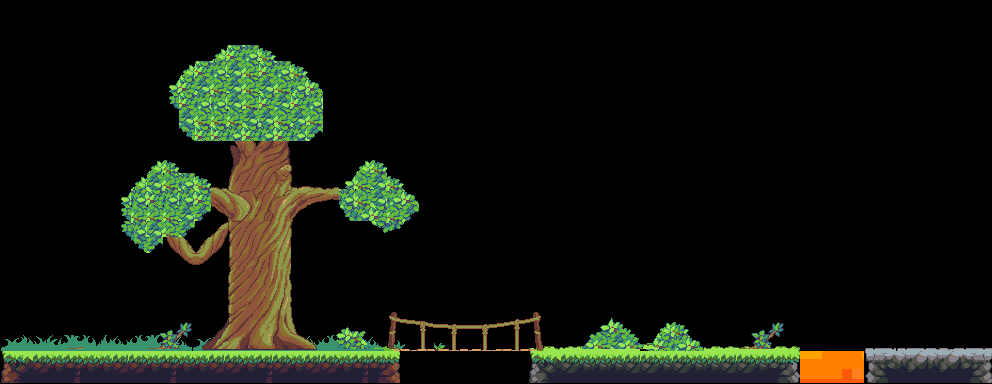

Tiled map render using the project's own tile images. Description and the map definition, with tile-layer contents summarised, below:
An orthogonal 62x24 tile map with 16x16 px tiles, 2 tile layers (front, t0), 2 tilesets and 25 objects (12x coins, 5x ground, lava, Hero).

<map version="1.9" tiledversion="1.9.2" orientation="orthogonal" renderorder="right-down" width="62" height="24" tilewidth="16" tileheight="16" infinite="0" nextlayerid="7" nextobjectid="39">
 <tileset firstgid="1" name="SeekPng.com_jungle-png_1112550" tilewidth="16" tileheight="16" tilecount="1540" columns="55">
  <image source="SeekPng.com_jungle-png_1112550.png" width="885" height="460" />
 </tileset>
 <tileset firstgid="1541" name="NicePng_lava-png_2334439" tilewidth="16" tileheight="16" tilecount="460" columns="46">
  <image source="NicePng_lava-png_2334439.png" width="750" height="160" />
 </tileset>
 <layer id="1" name="front" width="62" height="24" offsetx="0" offsety="47">
  <data>[1488 cells, 195 non-empty, 110 distinct tile ids]</data>
 </layer>
 <objectgroup id="3" name="dyn">
  <object id="1" name="coins" x="315.333" y="167.5" width="17.3333" height="16.5">
   <properties>
    <property name="BodyType" value="DynamicBody" />
    <property name="friction" type="float" value="0" />
    <property name="gravityScale" type="float" value="1" />
    <property name="restitution" type="float" value="0.25" />
   </properties>
  </object>
  <object id="6" name="coins" x="671.667" y="136.167" width="18" height="20">
   <properties>
    <property name="BodyType" value="DynamicBody" />
    <property name="friction" type="float" value="0" />
    <property name="gravityScale" type="float" value="1" />
    <property name="restitution" type="float" value="0.25" />
   </properties>
  </object>
  <object id="7" name="coins" x="586.333" y="56.8333" width="15.1667" height="12.6667">
   <properties>
    <property name="BodyType" value="DynamicBody" />
    <property name="friction" type="float" value="0" />
    <property name="gravityScale" type="float" value="1" />
    <property name="restitution" type="float" value="0.25" />
   </properties>
  </object>
  <object id="8" name="coins" x="301" y="10.5" width="24.6667" height="20.3333">
   <properties>
    <property name="BodyType" value="DynamicBody" />
    <property name="friction" type="float" value="0" />
    <property name="gravityScale" type="float" value="1" />
    <property name="restitution" type="float" value="0.25" />
   </properties>
  </object>
  <object id="9" name="coins" x="29" y="49.1667" width="26" height="25.6667">
   <properties>
    <property name="BodyType" value="DynamicBody" />
    <property name="friction" type="float" value="0" />
    <property name="gravityScale" type="float" value="1" />
    <property name="restitution" type="float" value="0.25" />
   </properties>
  </object>
  <object id="10" name="coins" x="132.909" y="126.546" width="15.1667" height="16.8333">
   <properties>
    <property name="BodyType" value="DynamicBody" />
    <property name="friction" type="float" value="0" />
    <property name="gravityScale" type="float" value="1" />
    <property name="restitution" type="float" value="0.25" />
   </properties>
  </object>
  <object id="11" name="coins" x="143" y="103.333" width="14" height="14.8333">
   <properties>
    <property name="BodyType" value="DynamicBody" />
    <property name="friction" type="float" value="0" />
    <property name="gravityScale" type="float" value="1" />
    <property name="restitution" type="float" value="0.25" />
   </properties>
  </object>
  <object id="12" name="coins" x="329" y="95.1667" width="23" height="25">
   <properties>
    <property name="BodyType" value="DynamicBody" />
    <property name="friction" type="float" value="0" />
    <property name="gravityScale" type="float" value="1" />
    <property name="restitution" type="float" value="0.25" />
   </properties>
  </object>
  <object id="13" name="coins" x="275.969" y="35.3485" width="14.5" height="13">
   <properties>
    <property name="BodyType" value="DynamicBody" />
    <property name="friction" type="float" value="0" />
    <property name="gravityScale" type="float" value="1" />
    <property name="restitution" type="float" value="0.25" />
   </properties>
  </object>
  <object id="14" name="coins" x="487.833" y="9.00002" width="13" height="12.6667">
   <properties>
    <property name="BodyType" value="DynamicBody" />
    <property name="friction" type="float" value="0" />
    <property name="gravityScale" type="float" value="1" />
    <property name="restitution" type="float" value="0.25" />
   </properties>
  </object>
  <object id="15" name="coins" x="622.333" y="46.5" width="18.1667" height="16.3333">
   <properties>
    <property name="BodyType" value="DynamicBody" />
    <property name="friction" type="float" value="0" />
    <property name="gravityScale" type="float" value="1" />
    <property name="restitution" type="float" value="0.25" />
   </properties>
  </object>
  <object id="16" name="coins" x="575.833" y="4.50002" width="16" height="13.8333">
   <properties>
    <property name="BodyType" value="DynamicBody" />
    <property name="friction" type="float" value="0" />
    <property name="gravityScale" type="float" value="1" />
    <property name="restitution" type="float" value="0.25" />
   </properties>
  </object>
  <object id="38" name="lava" x="800.091" y="378.273" width="65.375" height="2.70455">
   <properties>
    <property name="BodyType" value="DynamicBody" />
    <property name="friction" type="float" value="0" />
    <property name="gravityScale" type="float" value="1" />
    <property name="restitution" type="float" value="0.25" />
   </properties>
  </object>
 </objectgroup>
 <objectgroup id="4" name="hero">
  <object id="2" name="Hero" x="420" y="102.833" width="13.6667" height="13.1667">
   <properties>
    <property name="BodyType" value="DynamicBody" />
    <property name="friction" type="float" value="0" />
    <property name="gravityScale" type="float" value="1" />
    <property name="restitution" type="float" value="0.25" />
   </properties>
  </object>
 </objectgroup>
 <objectgroup id="5" name="env">
  <object id="3" name="ground" x="2" y="348.5" width="398" height="35.5">
   <properties>
    <property name="BodyType" value="StaticBody" />
    <property name="friction" type="float" value="0" />
    <property name="gravityScale" type="float" value="1" />
    <property name="restitution" type="float" value="0.25" />
   </properties>
  </object>
  <object id="4" name="ground" x="531.091" y="348.545" width="269.303" height="35">
   <properties>
    <property name="BodyType" value="StaticBody" />
    <property name="friction" type="float" value="0" />
    <property name="gravityScale" type="float" value="1" />
    <property name="restitution" type="float" value="0.25" />
   </properties>
  </object>
  <object id="5" name="ground" x="393.08" y="348.5" width="143" height="4">
   <properties>
    <property name="BodyType" value="StaticBody" />
    <property name="friction" type="float" value="0" />
    <property name="gravityScale" type="float" value="1" />
    <property name="restitution" type="float" value="0.25" />
   </properties>
  </object>
  <object id="24" x="187.924" y="87.5833" width="128.303" height="22.1667">
   <properties>
    <property name="BodyType" value="StaticBody" />
    <property name="friction" type="float" value="0" />
    <property name="gravityScale" type="float" value="1" />
    <property name="restitution" type="float" value="0.25" />
   </properties>
  </object>
  <object id="25" x="136.031" y="187.917" width="74.0003" height="22.1667">
   <properties>
    <property name="BodyType" value="StaticBody" />
    <property name="friction" type="float" value="0" />
    <property name="gravityScale" type="float" value="1" />
    <property name="restitution" type="float" value="0.25" />
   </properties>
  </object>
  </objectgroup>
 <layer id="2" name="t0" width="62" height="24" offsetx="3" offsety="45.5">
  <data>[1488 cells, 323 non-empty, 177 distinct tile ids]</data>
 </layer>
</map>
<!-- 6 of 25 objects omitted -->
